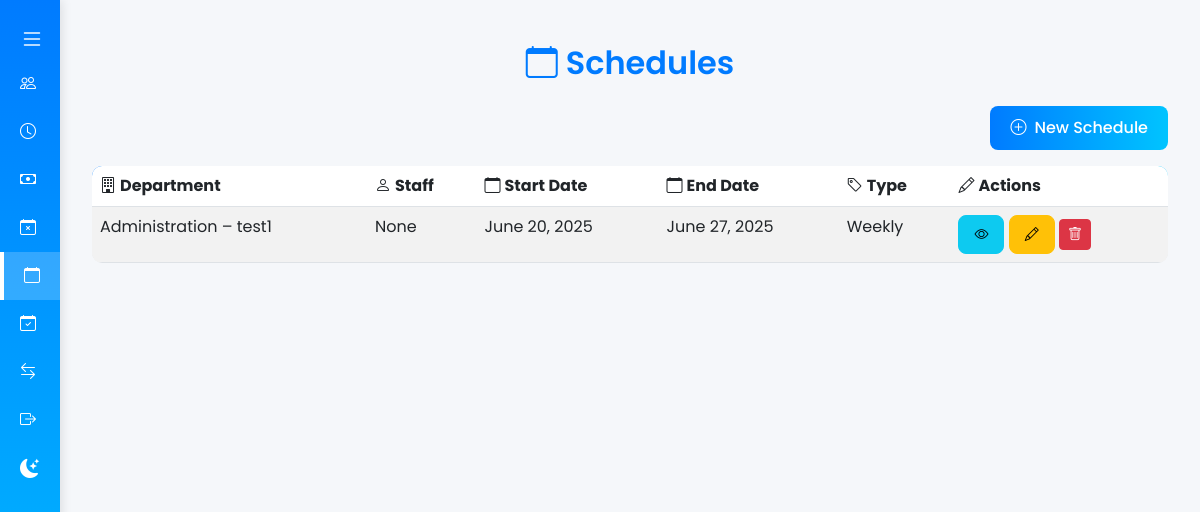
/hr/schedules/ (signed in), run on an earlier commit of the app's database.
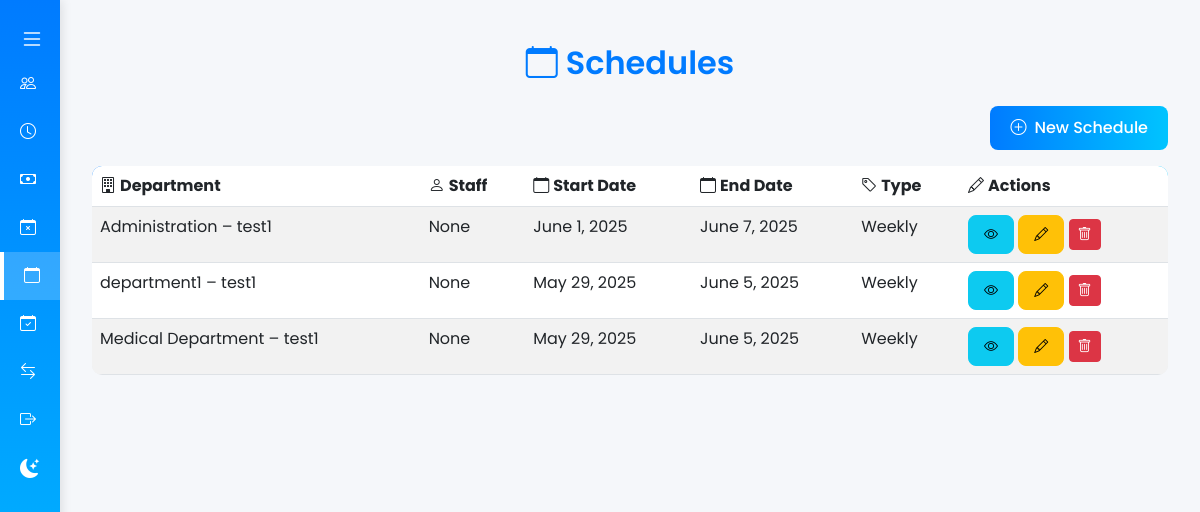
And on a later commit of the database.
### hr/models.py (models this page shows, shortened)
class Schedule(models.Model):
    SCHEDULE_TYPE_CHOICES = (
        ('weekly', 'Weekly'),
        ('monthly', 'Monthly'),
    )
    department = models.ForeignKey(Department, on_delete=models.CASCADE)
    start_date = models.DateField()
    end_date = models.DateField()
    schedule_type = models.CharField(max_length=20, choices=SCHEDULE_TYPE_CHOICES, default='weekly')
    per_patient_time = models.DurationField(null=True, blank=True)
    shift_period = models.CharField(max_length=20, choices=[('morning', 'Morning'), ('night', 'Night')], blank=True)
    created_by = models.ForeignKey(CustomUser, on_delete=models.SET_NULL, null=True, related_name='created_schedules')
    created_at = models.DateTimeField(default=timezone.now)

### manager/models.py (models this page shows)
class Department(MPTTModel):
    TYPE_CHOICES = [
        ('unit', 'Unit'),
        ('department', 'Department'),
        ('administration', 'Administration'),
        ('medical', 'Medical Department'),
        ('emergency', 'Emergency'),
        ('surgical', 'Surgical Operations'),
    ]
    name = models.CharField(max_length=100, unique=True)
    parent = TreeForeignKey(
        'self', on_delete=models.CASCADE, null=True, blank=True, related_name='children'
    )
    department_type = models.CharField(max_length=20, choices=TYPE_CHOICES, default='department')
    hospital = models.ForeignKey('superadmin.Hospital', on_delete=models.CASCADE, related_name='departments')
    description = models.TextField(blank=True, null=True)
    is_active = models.BooleanField(default=True)
    class MPTTMeta:
        order_insertion_by = ['name']
    def __str__(self):
        return f"{self.name} – {self.hospital.name}"

### superadmin/models.py (models this page shows, shortened)
class Hospital(models.Model):
    HOSPITAL_TYPES = [
        ('general', 'General Hospital'),
        ('specialized', 'Specialized Hospital'),
        ('clinic', 'Clinic'),
    ]
    name = models.CharField(max_length=100)
    hospital_type = models.CharField(max_length=20, choices=HOSPITAL_TYPES, default='general')
    location = models.CharField(max_length=200, blank=True)
    address = models.TextField()

### hr/views.py (the view)
# urls.py: path('schedules/', ScheduleListView.as_view(), name='schedule_list'),
class ScheduleListView(LoginRequiredMixin, HRRequiredMixin, ListView):
    model = Schedule
    template_name = 'schedules/schedule_list.html'
    context_object_name = 'schedules'
    def get_queryset(self):
        return Schedule.objects.filter(department__hospital=self.request.user.hospital).order_by('-start_date')

### hr/views.py (called while the page is built)
    def test_func(self):
        return self.request.user.is_authenticated and self.request.user.role == 'hr'

### templates/schedules/schedule_list.html (shortened to what this page needs)
{% extends "base.html" %}
{% block content %}
<div class="container my-4">
    <h2 class="mb-4 text-center"><i class="bi bi-calendar me-2"></i>Schedules</h2>
    <div class="text-end mb-3">
        <a href="{% url 'hr:schedule_create' %}" class="btn btn-primary"><i class="bi bi-plus-circle me-2"></i>New Schedule</a>
    </div>
    <div class="table-responsive">
        <table class="table table-striped table-hover">
            <thead>
                <tr>
                    <th><i class="bi bi-building me-1"></i>Department</th>
                    <th><i class="bi bi-person me-1"></i>Staff</th>
                    <th><i class="bi bi-calendar me-1"></i>Start Date</th>
                    <th><i class="bi bi-calendar me-1"></i>End Date</th>
                    <th><i class="bi bi-tag me-1"></i>Type</th>
                    <th><i class="bi bi-pencil me-1"></i>Actions</th>
                </tr>
            </thead>
            <tbody>
                {% for schedule in schedules %}
                <tr>
                    <td>{{ schedule.department }}</td>
                    <td>
                        {% for staff in schedule.staff.all %}
                            {{ staff.get_full_name }}{% if not forloop.last %}, {% endif %}
                        {% empty %}
                            None
                        {% endfor %}
                    </td>
                    <td>{{ schedule.start_date }}</td>
                    <td>{{ schedule.end_date }}</td>
                    <td>{{ schedule.get_schedule_type_display }}</td>
                    <td>
                        <a href="{% url 'hr:schedule_detail' schedule.pk %}" class="btn btn-sm btn-info"><i class="bi bi-eye"></i></a>
                        <a href="{% url 'hr:schedule_update' schedule.pk %}" class="btn btn-sm btn-warning"><i class="bi bi-pencil"></i></a>
                        <a href="{% url 'hr:schedule_delete' schedule.pk %}" class="btn btn-sm btn-danger"><i class="bi bi-trash"></i></a>
                    </td>
                </tr>
                {% empty %}
                <tr>
                    <td colspan="6" class="text-center text-muted py-4">
                        <i class="bi bi-calendar-x me-2" style="font-size: 1.5rem;"></i>No schedules.
                    </td>
                </tr>
                {% endfor %}
            </tbody>
        </table>
    </div>
</div>
{% endblock %}

What changed in the data, as far as the page shows it:
changed Schedule "Administration – test1": start_date "June 20, 2025" → "June 1, 2025"; end_date "June 27, 2025" → "June 7, 2025"
added Schedule: department "department1 – test1", start_date "May 29, 2025", end_date "June 5, 2025", schedule_type "Weekly"
added Schedule: department "Medical Department – test1", start_date "May 29, 2025", end_date "June 5, 2025", schedule_type "Weekly"
